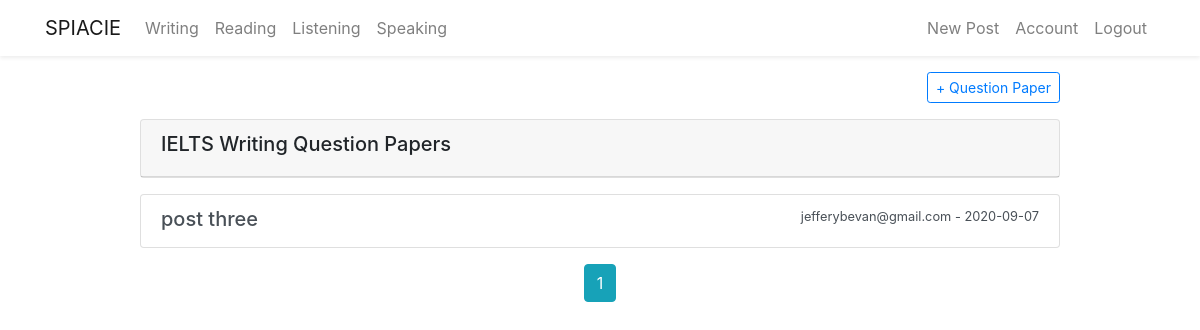
The app's page /writing (signed in) with its own data.
### flaskblog/models.py (models this page shows, shortened)
class Writingpaper(db.Model):
    id = db.Column(db.Integer, primary_key=True)
    title = db.Column(db.String(300), unique=True, nullable=False)
    task01 = db.Column(db.String(1000), nullable=False)
    task01_img = db.Column(db.String(20), nullable=True)
    date_posted = db.Column(db.DateTime, nullable=False,
                            default=datetime.now())
    user_id = db.Column(db.Integer, db.ForeignKey('user.id'), nullable=False)
    answer = db.relationship(
        'Writingpaperanswer', backref='candidate', lazy=True)

class User(db.Model, UserMixin):
    id = db.Column(db.Integer, primary_key=True)
    firstname = db.Column(db.String(20), nullable=False)
    lastname = db.Column(db.String(20), nullable=False)
    username = db.Column(db.String(20), unique=True, nullable=False)
    email = db.Column(db.String(20), unique=True, nullable=False)
    password = db.Column(db.String(20), nullable=False)
    image_file = db.Column(db.String(20), nullable=False,
                           default='default.jpg')
    post = db.relationship('Post', backref='author', lazy=True)
    writingpaper = db.relationship(
        'Writingpaper', backref='wcreator', lazy=True)
    writinganswer = db.relationship(
        'Writingpaperanswer', backref='wcandidate', lazy=True)
    speaking = db.relationship(
        'Speaking', backref='vspeak', lazy=True)
    speakinganswer = db.relationship(
        'Speakinganswer', backref='speakanswer', lazy=True)
    speakingquestion = db.relationship(
        'Speakingquestion', backref='speakquestion', lazy=True)
    Speakinganswersav = db.relationship(
        'Speakinganswersaved', backref='speakinganswersaved', lazy=True)

### flaskblog/writing/routes.py (the view)
@writing.route("/writing")
def write():
    page = request.args.get('page', 1, type=int)
    writingpapers = Writingpaper.query.paginate(page=page, per_page=6)
    return render_template('writing.html', writingpapers=writingpapers)

### flaskblog/models.py (called while the page is built)
@login_manger.user_loader
def load_user(user_id):
    return User.query.get(int(user_id))

### flaskblog/templates/writing.html (shortened to what this page needs)
{% extends 'layout.html' %} {% block content %}
<div class="row justify-content-center mt-3 mb-3">
  <div class="col-md-10">
    {% if current_user.is_authenticated %}
    <div class="col-md-13 text-md-right mb-3">
      <a
        type="button"
        class="btn btn-outline-primary btn-sm"
        href="/writing/new"
      >
        + Question Paper
      </a>
    </div>
    {% endif %}
    <div class="card mb-3">
      <div class="card-header">
        <h5>IELTS Writing Question Papers</h5>
      </div>
    </div>
    {% for writingpaper in writingpapers.items %}
    <div class="list-group">
      <a
        href="{{ url_for('writing.show_writing', writing_id= writingpaper.id )}}"
        class="list-group-item list-group-item-action"
      >
        <div class="d-flex w-100 justify-content-between">
          <h5 class="mb-1">{{ writingpaper.title }}</h5>
          <small
            >{{ writingpaper.wcreator.username }} - {{
            writingpaper.date_posted.strftime('%Y-%m-%d') }}</small
          >
        </div>
      </a>
    </div>
    {% endfor %}
    <div class="text-center mt-3">
      {% for page_num in writingpapers.iter_pages( left_edge=1, right_edge=1,  left_current=1, right_current=2) %}
      {% if page_num %}
      {% if writingpapers.page == page_num %}
      <a
        class="btn btn-info mb-4"
        href="{{ url_for('writing.write', page=page_num) }}"
        >{{ page_num }}</a
      >
      {% else %}
      <a
        class="btn btn-outline-info mb-4"
        href="{{ url_for('writing.write', page=page_num) }}"
        >{{ page_num }}</a
      >
      {% endif%} {% else %} .... {% endif%} {% endfor %}
    </div>
  </div>
  {% endblock content %}

### records on screen
Writingpaper: title "post three", wcreator.username "jefferybevan@gmail.com", date_posted "2020-09-07"

### other values on screen
{{ page_num }} "1"
